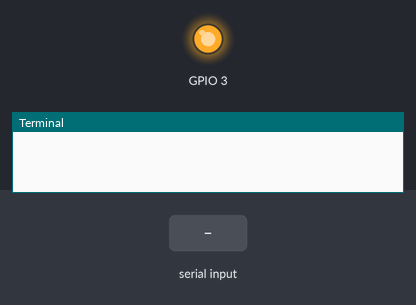
A program run on a simulated Raspberry Pi (BCM pin numbers), started with the argument 3. On the bench: output pins drawn as LEDs (lit = HIGH), the last lines printed to the terminal. The test bench sets the inputs (shaded band).

Above: at 1.2 s.
1.3 s: "5" typed at the terminal, then Enter
At 2.5 s:
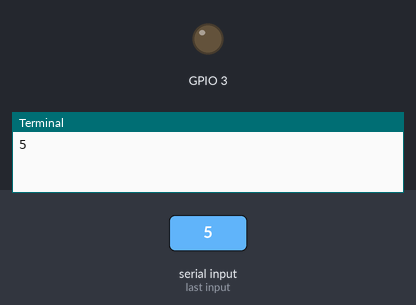
2.8 s: "90" typed at the terminal, then Enter
At 3.7 s:
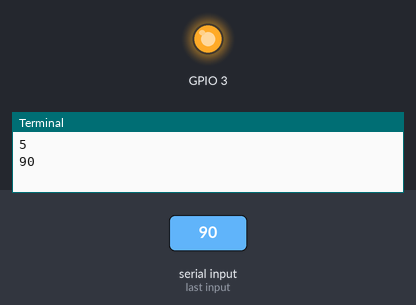
4.3 s: "200" typed at the terminal, then Enter
At 4.9 s:
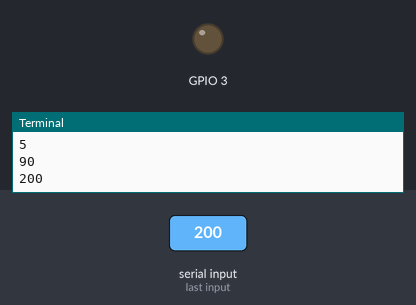
Timing chart, 0 to 7.3 s (numbered marks = the images above; inputs shaded):
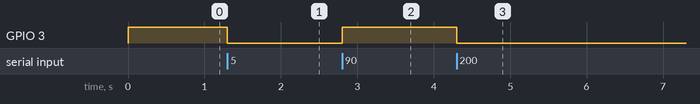

The program:

test.py
```python
import RPi.GPIO as GPIO
import time
import sys
GPIO.setmode(GPIO.BCM)
G = int(sys.argv[1])
GPIO.setup(G,GPIO.OUT)
try:
	while(True):
		GPIO.output(G,1)
		input()
		GPIO.output(G,0)
		input()
except KeyboardInterrupt:
	GPIO.cleanup()
```

Measured:
- after the input at 1.3 s, GPIO 3: HIGH → LOW at once
- after the input at 2.8 s, GPIO 3: LOW → HIGH at once
- after the input at 4.3 s, GPIO 3: HIGH → LOW at once
